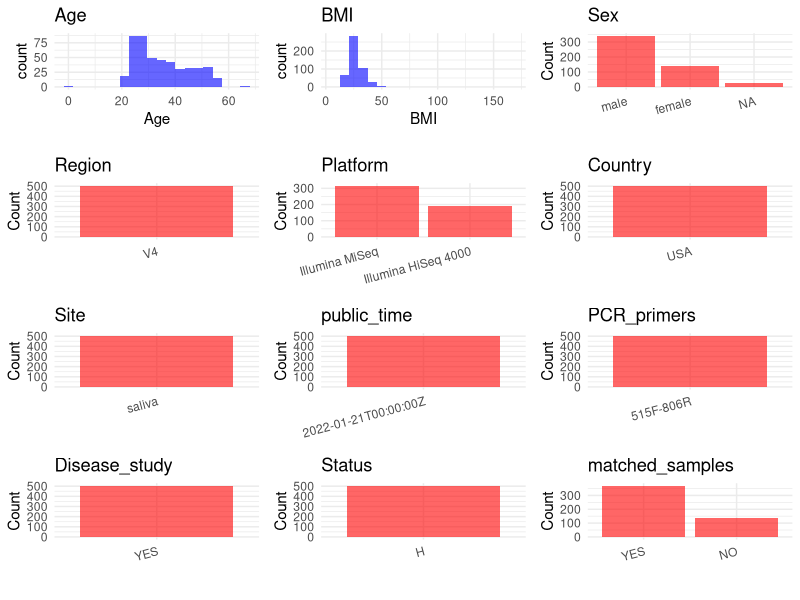

Write R code to recreate this figure. (Note: this script raises an error after producing the figure.)
## ---- chunk 1
# Load necessary libraries
library(dplyr)
library(ggplot2)
library(cowplot)

# Set working directory (update this path to your local directory)
setwd("D:/metadata/PRJEB50306")

# Read the initial metadata files
initial_meta<-read.csv("SraRunTable.csv",header = T)

# Combine the two metadata files
#meta <- rbind(initial_meta, initial_meta1)

#Remove entries non-oral samples


# Check the number of samples containing "HT" in Sample.Name (e.g., healthy controls)
#nrow(subset(meta, grepl("HT", Sample.Name)))

# Display the first few rows of the metadata
head(initial_meta)
## ---- chunk 2
# Create a uniform metadata dataframe
metadata <- data.frame(
  BioProject = initial_meta$BioProject,
  Run = initial_meta$Run,
  sample_name = initial_meta$Sample.Name,
  Age = initial_meta$Host_age,
  BMI = initial_meta$BMI,
  Sex=initial_meta$sex,
  Region = "V4",
  Platform = initial_meta$Instrument,
  Country = initial_meta$geo_loc_name_country,
  Site = initial_meta$env_material,
  public_time = initial_meta$ReleaseDate,
  stringsAsFactors = FALSE
)
## ---- chunk 3
# Add information obtained from the publication
metadata$PCR_primers <- "515F-806R"
metadata$title <- "Early microbial markers of periodontal and cardiometabolic diseases in ORIGINS"
metadata$Disease_study <- "YES"
# Assign disease status based on sample_name patterns
metadata$Status<-"H"
metadata <- metadata %>%
  mutate(Sex = case_when(
    initial_meta$sex == "0" ~ "female",
    initial_meta$sex == "1" ~ "male"
  ))

keep_subjects <- unique(subset(metadata, Site == "saliva")$sample_name)
metadata <- subset(metadata, sample_name %in% keep_subjects)

sample_counts <- table(metadata$sample_name)

metadata$matched_samples <-
  ifelse(metadata$sample_name %in% names(sample_counts[sample_counts >= 2]),
         "YES", "NO")

cat("Subjects retained:", length(unique(metadata$sample_name)), "\n")
cat("Matched samples distribution:\n")
table(metadata$matched_samples)
cat("Sample distribution by Site:\n")
table(metadata$Site)
## ---- chunk 4
# Check the number of unique runs and sample names
print(paste("Number of unique runs:", length(unique(metadata$Run))))
print(paste("Number of unique sample names:", length(unique(metadata$sample_name))))
## ---- chunk 5
# Select columns for visualization
plot_data <- metadata %>%
  select(-BioProject, -Run, -sample_name, -title)

# Function to create simple plots for each column
create_simple_plots <- function(data) {
  plots <- list()
  
  for (col in colnames(data)) {
    # Check if the column is all NA
    if (all(is.na(data[[col]]))) {
      # Create an empty plot with text indicating all NA
      p <- ggplot() +
        annotate("text", x = 0.5, y = 0.5, label = "this column is NA", size = 6) +
        labs(title = col) +
        theme_void()
    } else if (is.numeric(data[[col]])) {
      # Numeric variable: histogram
      p <- ggplot(data, aes(x = .data[[col]])) +
        geom_histogram(fill = "blue", alpha = 0.6, bins = 20, na.rm = TRUE) +
        labs(title = col) +
        theme_minimal()
    } else {
      # Categorical variable: bar plot (remove NA values)
      count_data <- as.data.frame(table(data[[col]], useNA = "ifany"))
      p <- ggplot(count_data, aes(x = reorder(Var1, -Freq), y = Freq)) +
        geom_col(fill = "red", alpha = 0.6) +
        labs(title = col, x = NULL, y = "Count") +
        theme_minimal() +
        theme(axis.text.x = element_text(angle = 15, hjust = 1))
    }
    plots[[col]] <- p
  }
  
  return(plots)
}

# Generate and arrange plots
plots <- create_simple_plots(plot_data)
p<-plot_grid(plots$Age, 
          plots$BMI, 
          plots$Sex, 
          plots$Region, 
          plots$Platform, 
          plots$Country, 
          plots$Site,
          plots$public_time, 
          plots$PCR_primers,
          plots$Disease_study,
          plots$Status,
          plots$matched_samples,# add 
          ncol = 3, align = "hv", axis = "lb")
ggsave("Metadata_Summary.png", plot = p, width = 8, height = 6, dpi = 150)
## ---- chunk 6
knitr::include_graphics("metadata_summary.png")
## ---- chunk 7
# Reorder columns to match the desired format
metadata <- metadata[, c(
  "BioProject", "Run", "sample_name", "Age", "BMI", "Sex", 
  "Region", "Platform", "Country", "Site", "public_time", 
  "PCR_primers", "title", "Disease_study", "Status","matched_samples"
)]

# Export the uniform metadata to a CSV file
write.csv(metadata, file = "metadata.csv", quote = FALSE)
head(metadata)
